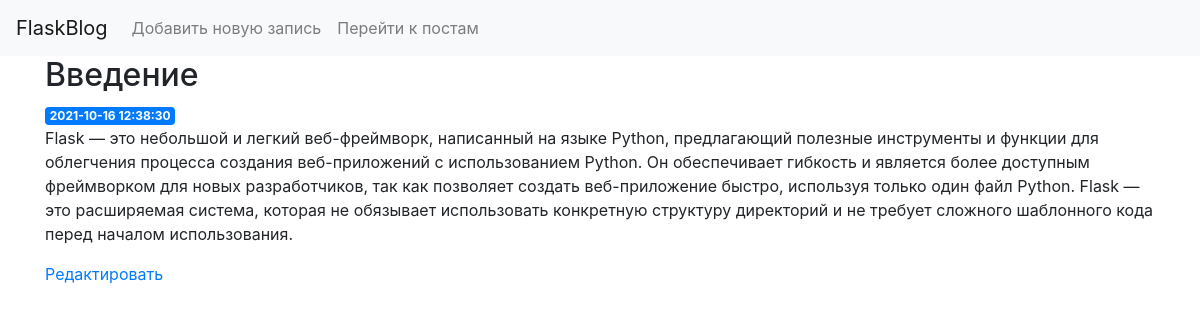
Screenshot of /posts/8 with the database file from the repository.
### tables this page shows
CREATE TABLE posts
(
    id      INTEGER PRIMARY KEY AUTOINCREMENT,
    created TIMESTAMP NOT NULL DEFAULT CURRENT_TIMESTAMP,
    title   TEXT      NOT NULL,
    content TEXT      NOT NULL
);

### app.py (the view, shortened to what this page needs)
@app.route('/posts/', methods=('GET', 'POST'))
@app.route('/posts/<int:post_id>', methods=('GET', 'DELETE', 'PATCH'))
def posts_api(post_id=None):
    conn = get_db_connection()
    if request.method == 'GET':
        if post_id:
            post = get_post(post_id)
            return render_template('posts-detail.html', post=post)
        else:
            posts = conn.execute('SELECT * FROM posts').fetchall()
            return render_template('posts-list.html', posts=posts)
    else:
        flash('Method not allowed')
        return redirect(url_for('index'))

### app.py (called while the page is built)
def get_db_connection():
    conn = sqlite3.connect('database.db')
    conn.row_factory = sqlite3.Row
    return conn

def get_post(post_id):
    conn = get_db_connection()
    post = conn.execute('SELECT * FROM posts WHERE id = ?',
                        (post_id,)).fetchone()
    conn.close()
    if post is None:
        abort(404)
    return post

### templates/posts-detail.html
{% extends 'base.html' %}
{% block content %}
    <h2>{{ post['title'] }}</h2>
    <span class="badge badge-primary">{{ post['created'] }}</span>
    <p>{{ post['content'] }}</p>
    {% set edit_post = 'edit-' + post['id']|string %}
    <a href="{{ url_for('index', slug = edit_post) }}"><p class="fst-italic">Редактировать</p></a>
{% endblock %}

### rows the page displays
posts: title "Введение", created "2021-10-16 12:38:30", content "Flask — это небольшой и легкий веб-фреймворк, написанный на языке Python, предлагающий полезные инструменты и функции для облегчения процесса создания веб-приложений с использованием Python. Он обеспечивает гибкость и является более доступным фреймворком для новых разработчиков, так как позволяет создать веб-приложение быстро, используя только один файл Python. Flask — это расширяемая система, которая не обязывает использовать конкретную структуру директорий и не требует сложного шаблонного кода перед началом использования."
